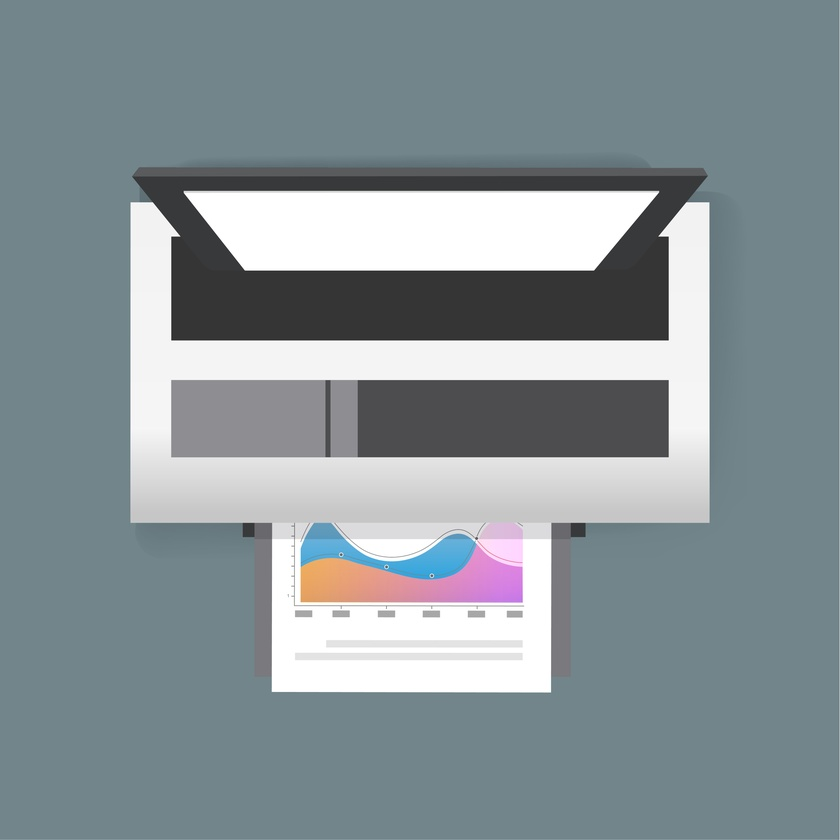
#> input picture 35126.jpg, 840 x 840 px, shrunk from 4676 x 4676 before the run
$ python lab7.py
#> lines starting #> are read from the running program, lines starting #| are printed output that depends on the picture
import numpy as np
import matplotlib.pyplot as plt
from PIL import Image

def load_image(path):
    """Загрузка изображения и преобразование в массив NumPy."""
#> called with path = '35126.jpg'
    image = Image.open(path).convert("RGB")
#> image is the input picture: PIL image 840x840 RGB; mean R, G, B 135.4, 146.9, 151.5
    return np.array(image)

def rotate_image(image, angle):
    """Поворот изображения с использованием Pillow."""
    pil_image = Image.fromarray(image)
    rotated_image = pil_image.rotate(angle, resample=Image.BICUBIC, expand=True)
    return np.array(rotated_image)

def shift_image(image, row_shift, col_shift):
    """Сдвиг изображения на заданное количество строк и столбцов."""
    return np.roll(image, row_shift, axis=0), np.roll(image, col_shift, axis=1)

def owen_makedon_rotation(image, angle):
    """Применение алгоритма Оуэна и Македона для поворота с сдвигами."""
    # Поворот изображения с использованием Pillow
    rotated_image = rotate_image(image, angle)

    # Получение высоты и ширины нового изображения
    height, width, _ = rotated_image.shape

    # Применяем сдвиг строк и столбцов
    rotated_image, shifted_image = shift_image(rotated_image, height // 4, width // 4)
    rotated_image, shifted_image = shift_image(shifted_image, -height // 4, -width // 4)

    return shifted_image

def main():
    # Путь к изображению
    image_path = "35126.jpg"  # Укажите путь к вашему изображению
    original_image = load_image(image_path)

    # Углы поворота
    base_angle = 2  # Сумма цифр порядкового номера
    angles = [base_angle, base_angle * 3, base_angle * 5]

    # Преобразования
    results = [original_image]
    for angle in angles:
        transformed_image = owen_makedon_rotation(original_image, angle)
        results.append(transformed_image)
#> this loop made 3 passes
#> pass 1, in owen_makedon_rotation, `rotated_image, shifted_image = shift_image(rotated_image, height // 4,..`:
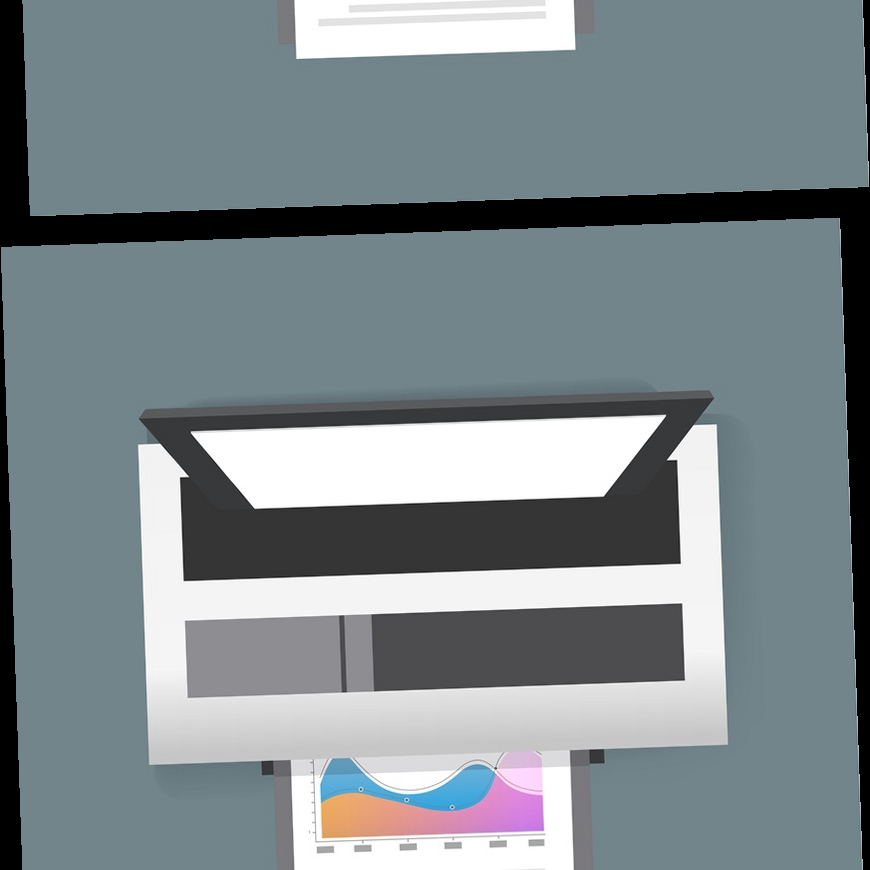
#> rotated_image: shape (870, 870, 3); mean R, G, B 126, 136.9, 141.1
#> pass 1, in owen_makedon_rotation, `rotated_image, shifted_image = shift_image(rotated_image, height // 4,..`:
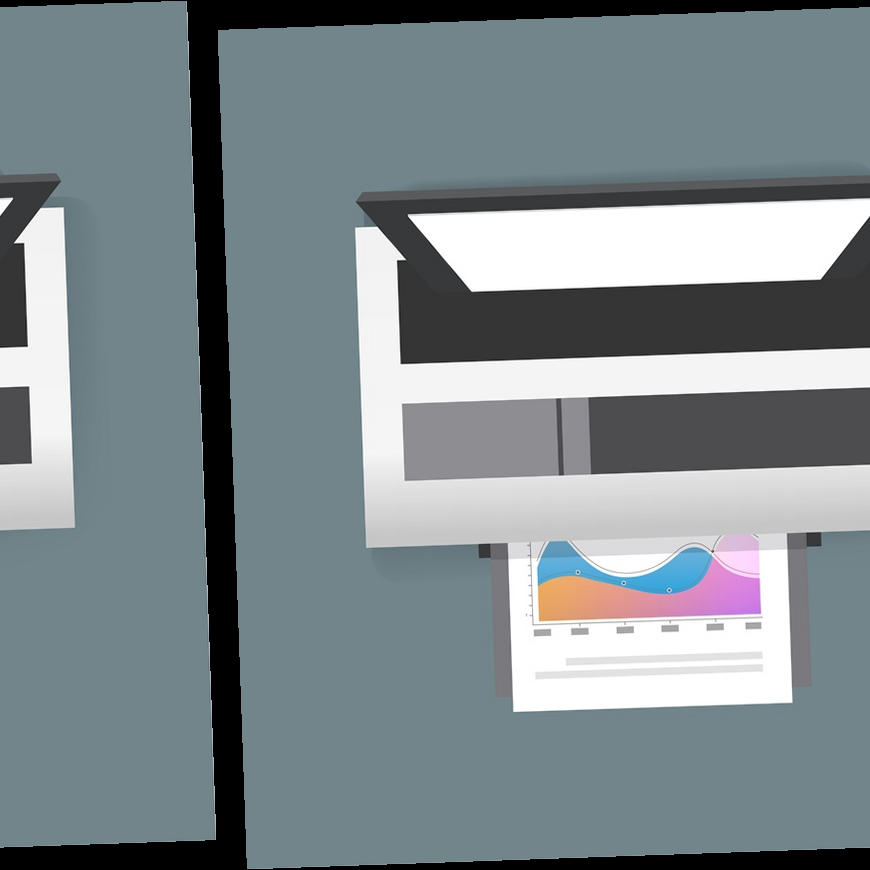
#> shifted_image: shape (870, 870, 3); mean R, G, B 126, 136.9, 141.1
#> pass 1, in owen_makedon_rotation, `rotated_image, shifted_image = shift_image(shifted_image, -height // 4..`:
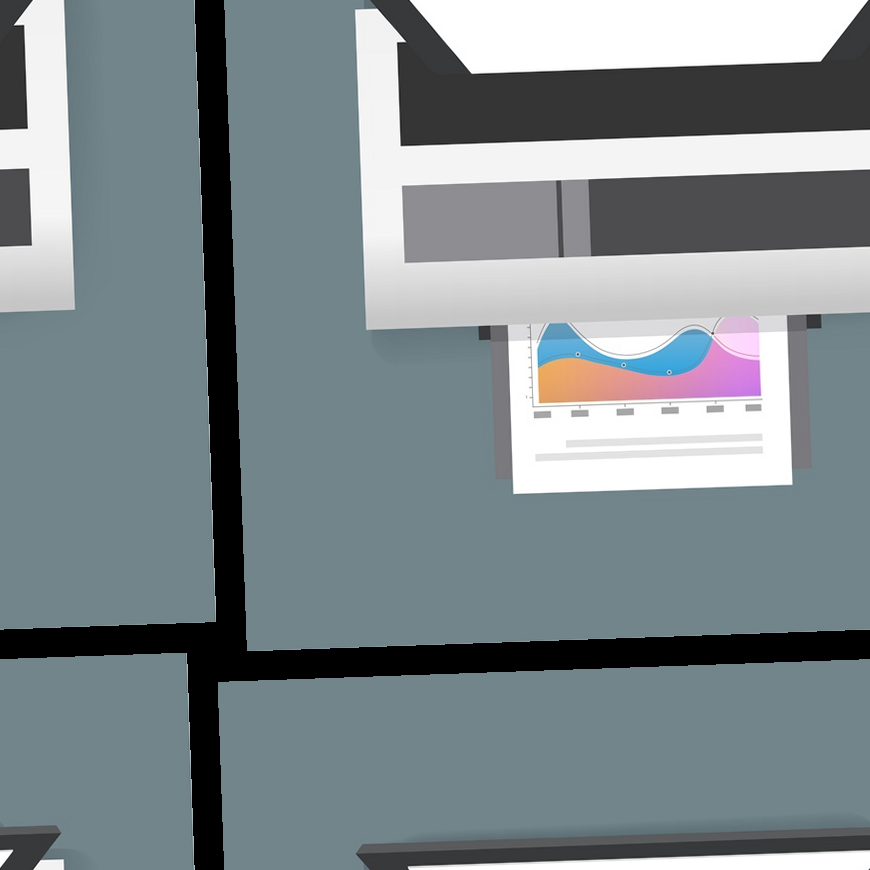
#> rotated_image: shape (870, 870, 3); mean of channels 0, 1, 2 126, 136.9, 141.1; drawn as R, G, B
#> after the loop, results = 4 items

    # Проверка артефактов
    # Если артефакты отсутствуют, используем другие углы
    # Множители 0.3 и 0.5
    alt_angles = [base_angle, base_angle * 0.3, base_angle * 0.5]
    alt_results = []
    for angle in alt_angles:
        transformed_image = owen_makedon_rotation(original_image, angle)
        alt_results.append(transformed_image)
#> this loop made 3 passes
#> pass 2, in owen_makedon_rotation (call 5), `rotated_image, shifted_image = shift_image(rotated_image, height // 4,..`:
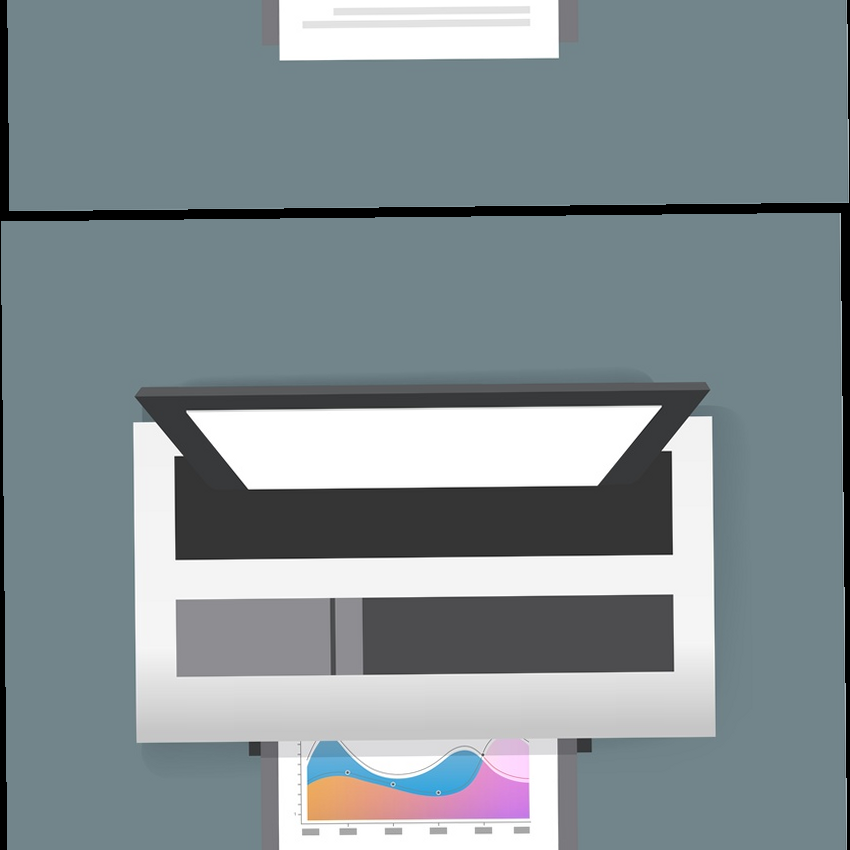
#> rotated_image: shape (850, 850, 3); mean R, G, B 132.1, 143.4, 147.9
#> pass 2, in owen_makedon_rotation (call 5), `rotated_image, shifted_image = shift_image(rotated_image, height // 4,..`:
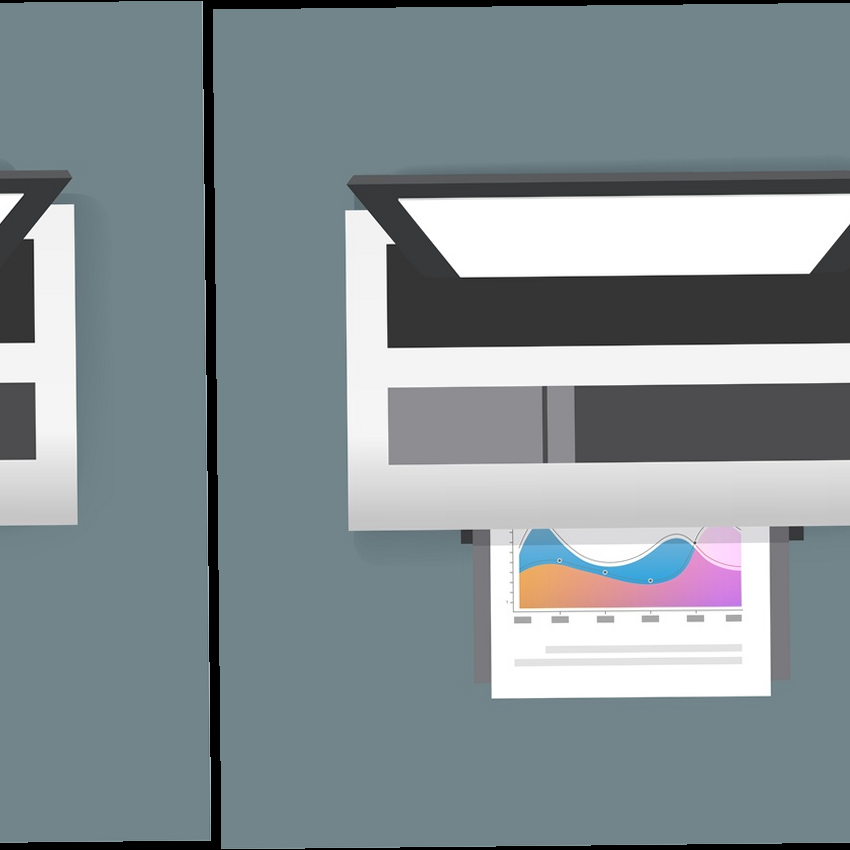
#> shifted_image: shape (850, 850, 3); mean R, G, B 132.1, 143.4, 147.9
#> after the loop, alt_results = 3 items

    # Визуализация
    fig, axes = plt.subplots(2, len(results), figsize=(20, 10))

    # Графики для исходных углов
    for i, (ax, img, angle) in enumerate(zip(axes[0], results, ["Оригинал"] + angles)):
        ax.imshow(img)
        ax.set_title(f"{angle}°" if i > 0 else "Оригинал")
        ax.axis("off")
#> this loop made 4 passes
#> angle on passes 1 to 4: 'Оригинал', 2, 6, 10

    # Графики для альтернативных углов
    for i, (ax, img, angle) in enumerate(zip(axes[1], alt_results, alt_angles)):
        ax.imshow(img)
        ax.set_title(f"{angle:.1f}°")
        ax.axis("off")
#> this loop made 3 passes
#> angle on passes 1 to 3: 2, 0.6, 1

    # Убираем пустую форму
    for ax in axes[1][len(alt_results):]:
        fig.delaxes(ax)
#> this loop made 1 pass

    plt.tight_layout()
    plt.show()
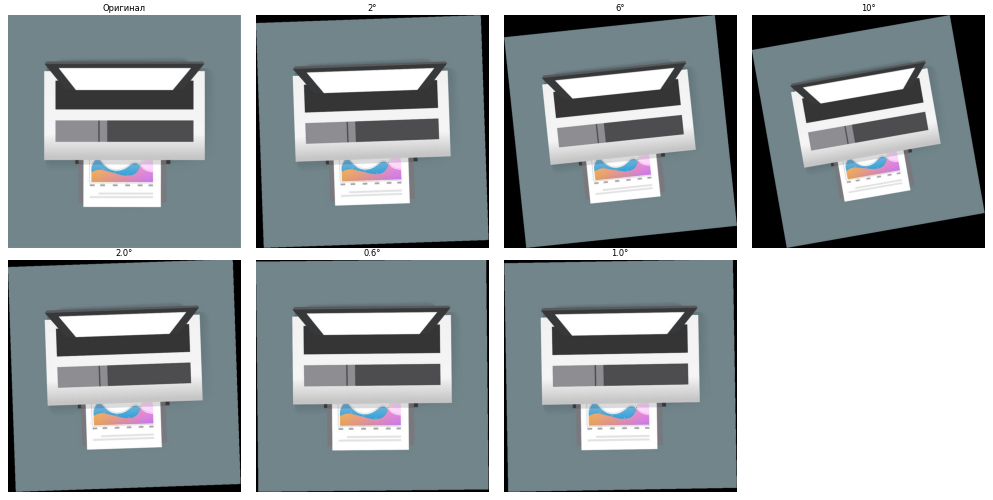
#> figure drawn by matplotlib, 7 panels

if __name__ == "__main__":
    main()
